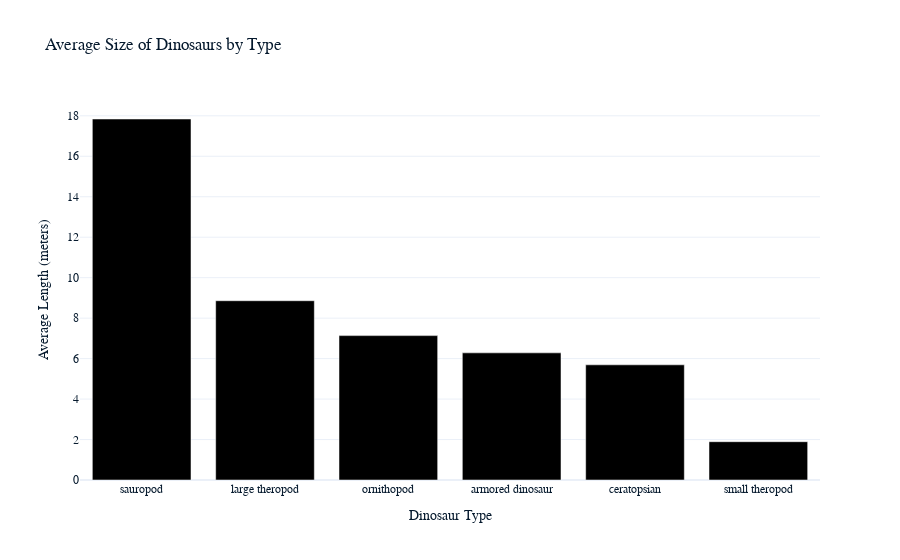

Notebook code cell kept with this figure:
### Markdown cell above
#### 5. What is the average size of dinosaurs within each type category?

### Code cell
# Drop rows where the type or length_m is missing
df_clean = df.dropna(subset=['type', 'length_m'])

# Group by 'type' and calculate the average 'length_m'
average_size_by_type = df_clean.groupby('type')['length_m'].mean().reset_index()

# Sort results for better visualization
average_size_by_type = average_size_by_type.sort_values(by='length_m', ascending=False)

# Create a bar chart to visualize the average sizes
fig = px.bar(average_size_by_type,
             x='type',
             y='length_m',
             title='Average Size of Dinosaurs by Type',
             labels={'length_m': 'Average Length (meters)', 'type': 'Dinosaur Type'},
             color_discrete_sequence=['black'])

# Update layout for a clean look
fig.update_layout(plot_bgcolor='white', paper_bgcolor='white', showlegend=False)

fig.show()

### Figure 1 — Plotly figure (JSON) as saved in the notebook; plotly's stock layout.template omitted (floating-point values rounded to 4 significant figures)
{"data": [{"alignmentgroup": "True", "hovertemplate": "Dinosaur Type=%{x}<br>Average Length (meters)=%{y}<extra></extra>", "legendgroup": "", "marker": {"color": "black", "pattern": {"shape": ""}}, "name": "", "offsetgroup": "", "orientation": "v", "showlegend": false, "textposition": "auto", "x": ["sauropod", "large theropod", "ornithopod", "armored dinosaur", "ceratopsian", "small theropod"], "xaxis": "x", "y": [17.84, 8.86, 7.136, 6.284, 5.693, 1.894], "yaxis": "y", "type": "bar"}], "layout": {"xaxis": {"anchor": "y", "domain": [0, 1], "title": {"text": "Dinosaur Type"}}, "yaxis": {"anchor": "x", "domain": [0, 1], "title": {"text": "Average Length (meters)"}}, "legend": {"tracegroupgap": 0}, "title": {"text": "Average Size of Dinosaurs by Type"}, "barmode": "relative", "plot_bgcolor": "white", "paper_bgcolor": "white", "showlegend": false}}
